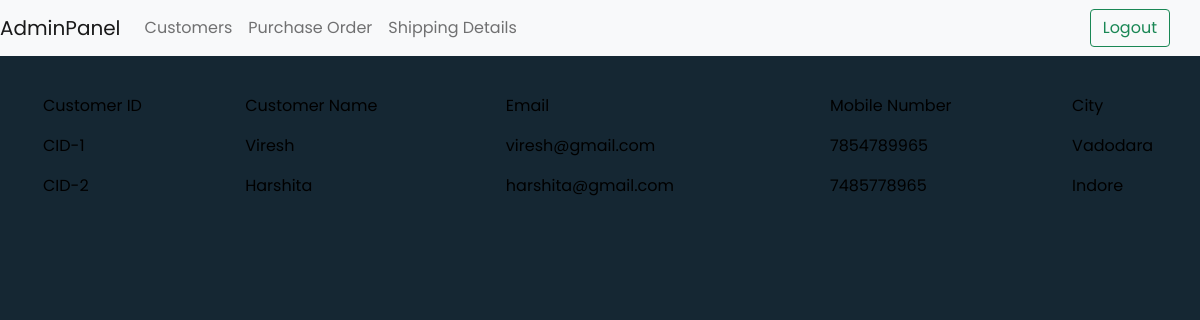
/customer_dashboard/ (signed in), run on the app's committed database.
### panel/models.py (models this page shows, shortened)
class Customer(models.Model):
    customer_id = models.CharField(max_length=20, unique=True, editable=False)
    customer_name = models.CharField(max_length=100)
    customer_email = models.EmailField()
    customer_mobile_number = models.CharField(max_length=15)
    customer_city = models.CharField(max_length=100)

### panel/views.py (the view)
# urls.py: path('customer_dashboard/', views.customer_dashboard, name='customer_dasboard'),
@login_required
def customer_dashboard(request):
    customers = Customer.objects.all()
    return render(request, 'customers.html', {'customers': customers})

### templates/customers.html
{% extends 'base.html' %} {% load static %}
{% block body %}
<table class="table table-borderless" style="color: black; margin-top: 30px; margin-left: 35px;">
    <thead>
      <tr>
        <th scope="col">Customer ID</th>
        <th scope="col">Customer Name</th>
        <th scope="col">Email</th>
        <th scope="col">Mobile Number</th>
        <th scope="col">City</th>
      </tr>
    </thead>
    <tbody>
        {% for customer in customers %}
        <tr>
          <td>{{ customer.customer_id }}</td>
          <td>{{ customer.customer_name }}</td>
          <td>{{ customer.customer_email }}</td>
          <td>{{ customer.customer_mobile_number }}</td>
          <td>{{ customer.customer_city }}</td>
        </tr>
        {% endfor %}
    </tbody>
  </table>
{% endblock %}

### templates/base.html (shortened to what this page needs)
{% load static %}
<!DOCTYPE html>
<html lang="en">
  <head>
    <link
      href="https://cdn.jsdelivr.net/npm/bootstrap@5.0.2/dist/css/bootstrap.min.css"
      rel="stylesheet"
    />
    <link rel="stylesheet" href="{% static 'css/styles.css' %}" type="text/css">
  </head>
  <body>
    <nav class="navbar navbar-expand-lg navbar-light bg-light">
      <a class="navbar-brand" href="{% url 'panel:index' %}">AdminPanel</a>
      <div
        class="collapse navbar-collapse"
        id="navbarSupportedContent"
        style="float: right"
      >
        <ul class="navbar-nav mr-auto">
          <li class="nav-item active">
            <a class="nav-link" href="{% url 'panel:customer_dasboard' %}">Customers</a>
          </li>
          <li class="nav-item">
            <a class="nav-link" href="{% url 'panel:purchase_order_dashboard' %}">Purchase Order</a>
          </li>
          <li class="nav-item">
            <a class="nav-link" href="{% url 'panel:shipping_details_dashboard' %}">Shipping Details</a>
          </li>
        </ul>
      </div>
      {% if user.is_authenticated %}
      <a class="btn btn-outline-success my-2 my-sm-0" href="{% url 'accounts:logout' %}" style="margin-right: 30px;">
        Logout
      </a>
      {% else %}
        <a class="btn btn-outline-success my-2 my-sm-0" href="{% url 'accounts:login' %}" style="margin-right: 30px;">
          Login / Sign In
        </a>
      {% endif %}
    </nav>
    {% block body %}
    {% endblock %}
  </body>
</html>

### static/css/styles.css (style rules this page uses)
*, body { font-family: 'Poppins', sans-serif; font-weight: 400; -webkit-font-smoothing: antialiased; text-rendering: optimizeLegibility; -moz-osx-font-smoothing: grayscale; }
html, body { height: 100%; background-color: #152733; overflow: hidden; }

### data on the page
Customer: customer_id "CID-1", customer_name "Viresh", customer_email "viresh@gmail.com", customer_mobile_number "7854789965", customer_city "Vadodara"
Customer: customer_id "CID-2", customer_name "Harshita", customer_email "harshita@gmail.com", customer_mobile_number "7485778965", customer_city "Indore"
